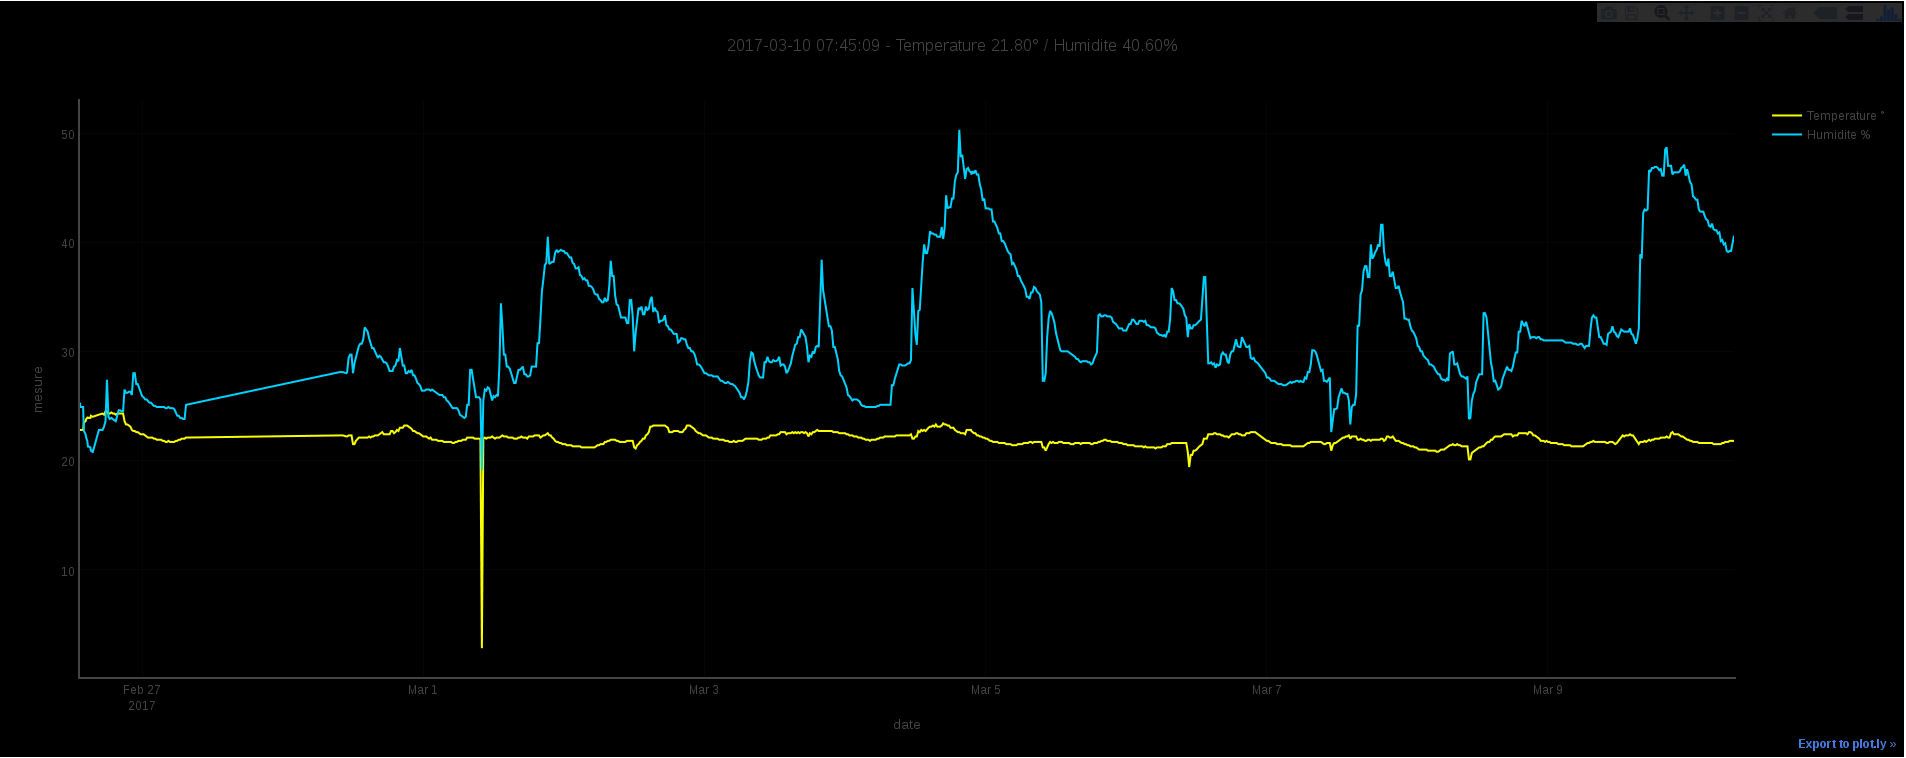

Write the Python code that produced this figure.
#!/usr/bin/python
#-*-coding: utf-8 -*-

from plotly.offline import plot
import plotly.graph_objs as go
import csv, time, datetime
import os, gzip, shutil
import Adafruit_DHT, time

date = time.strftime('%Y-%m-%d %H:%M:%S')

pin = 23
humidity, temp = Adafruit_DHT.read_retry(22, pin)

humidity = '%0.2f' % humidity
temp = '%0.2f' % temp
data = []
data.append(date)
data.append(temp)
data.append(humidity)
with open("/home/pi/Documents/homeForecast/homeData.csv", "a") as f_data:
    wr = csv.writer(f_data)
    wr.writerow(data)

graphData = []
with open('/home/pi/Documents/homeForecast/homeData.csv','r') as f:
    reader = csv.reader(f,delimiter=',')
    for row in reader:
        graphData.append(row)

#headers = graphData.pop(0)
date = []
temp = []
hum = []
for item in graphData:
    date.append(item[0])
    temp.append(item[1])
    hum.append(item[2])

trace1 = go.Scatter(
         x = date,
         y = temp,
         mode = 'lines+markers',
         #mode = 'lines+markers+text',
         #text = temp,			#label
         #textposition = 'top',		#position label
         name = 'Temperature °',
         line = dict (
              width = 2,
              color = ('rgb(249, 255, 0)')))

trace2 = go.Scatter(
         x = date,
         y = hum,
         mode = 'lines+markers',
         #text = hum,
         #textposition = 'bottom',
         name = 'Humidite %',
         line = dict (
              width = 2,
              color = ('rgb(0, 210, 255)')))

fig = [trace1, trace2]
layout = go.Layout(
paper_bgcolor = 'rgb(0, 0, 0)',
plot_bgcolor = 'rgb(0, 0, 0)',
title = "{2} - Temperature {0}° / Humidite {1}%".format(temp[-1], hum[-1], date[-1]),
xaxis = dict(
        title="date",
        type="date",
        autorange=True,
        linewidth = 2,	#épaisseur axes
    ),
yaxis = dict(
        title="mesure",
#       type="",
        autorange=True,
        linewidth = 2,
    )
    )
filename = '/var/www/html/homeForecast.html'
plot({"data": fig,"layout": layout},filename=filename,auto_open=False)
